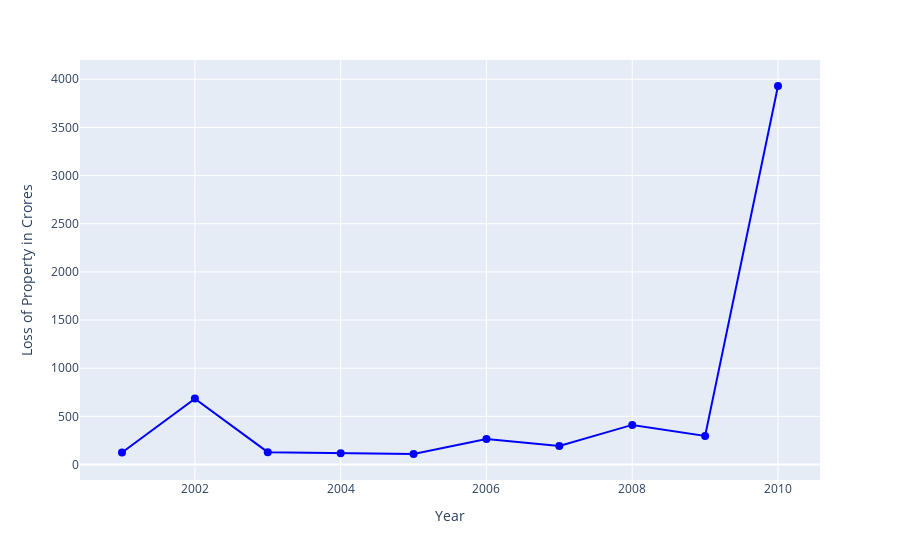

Source (notebook cell):
### Markdown cell above
## Fraud Cases

### Code cell
fraud['Loss_of_Property'] = fraud['Loss_of_Property_1_10_Crores'] + fraud['Loss_of_Property_10_25_Crores'] + fraud['Loss_of_Property_25_50_Crores']

g = pd.DataFrame(fraud.groupby(['Year'])['Loss_of_Property'].sum().reset_index())

g.columns = ['Year','Cases Reported']

fig = px.line(g,x='Year',y='Cases Reported',color_discrete_sequence=['blue'], labels={
    'Year': 'Year',
    'Cases Reported': 'Loss of Property in Crores'
})
# Add markers to highlight points
fig.update_traces(mode='lines+markers', marker=dict(size=8, color='blue'))
fig.show()

### Figure 1 — Plotly figure (JSON) as saved in the notebook; plotly's stock layout.template omitted (floating-point values rounded to 4 significant figures)
{"data": [{"hovertemplate": "Year=%{x}<br>Loss of Property in Crores=%{y}<extra></extra>", "legendgroup": "", "line": {"color": "blue", "dash": "solid"}, "marker": {"color": "blue", "size": 8}, "mode": "lines+markers", "name": "", "orientation": "v", "showlegend": false, "type": "scatter", "x": [2001, 2002, 2003, 2004, 2005, 2006, 2007, 2008, 2009, 2010], "xaxis": "x", "y": [125, 684, 128, 118, 109, 265, 193, 411, 296, 3930], "yaxis": "y"}], "layout": {"legend": {"tracegroupgap": 0}, "margin": {"t": 60}, "xaxis": {"anchor": "y", "domain": [0, 1], "title": {"text": "Year"}, "type": "linear", "range": [2000.0, 2011.0], "autorange": true}, "yaxis": {"anchor": "x", "domain": [0, 1], "title": {"text": "Loss of Property in Crores"}, "type": "linear", "range": [-182.2, 4221.0], "autorange": true}, "autosize": true}}
